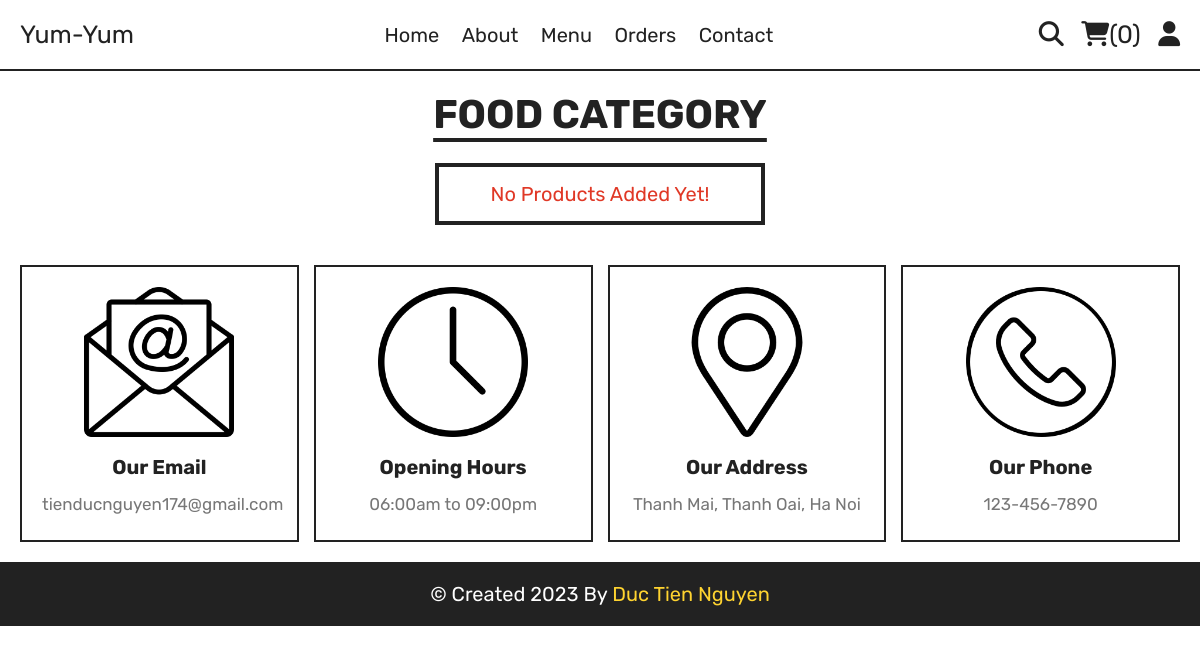
Before: /category.php?category=fast food with the older database file.
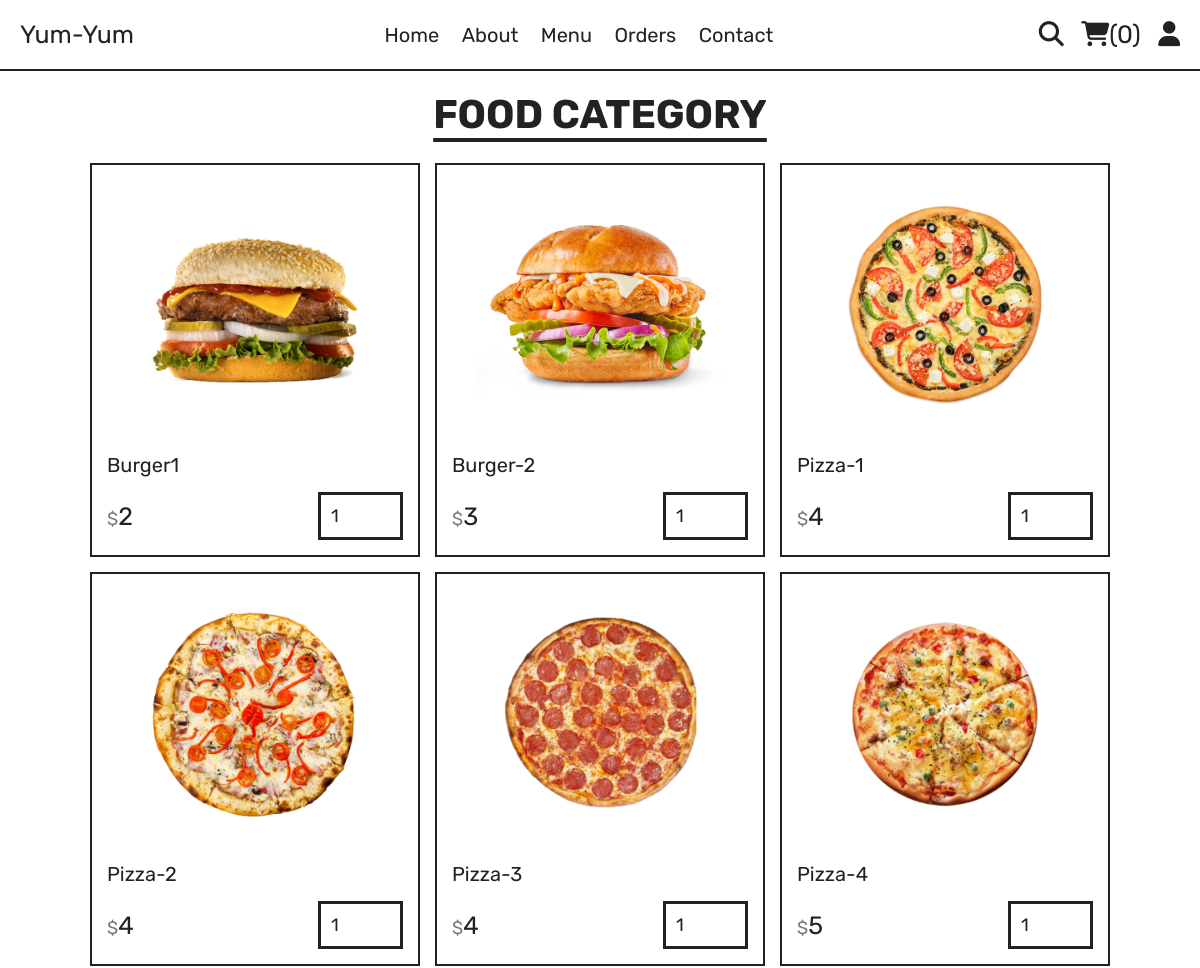
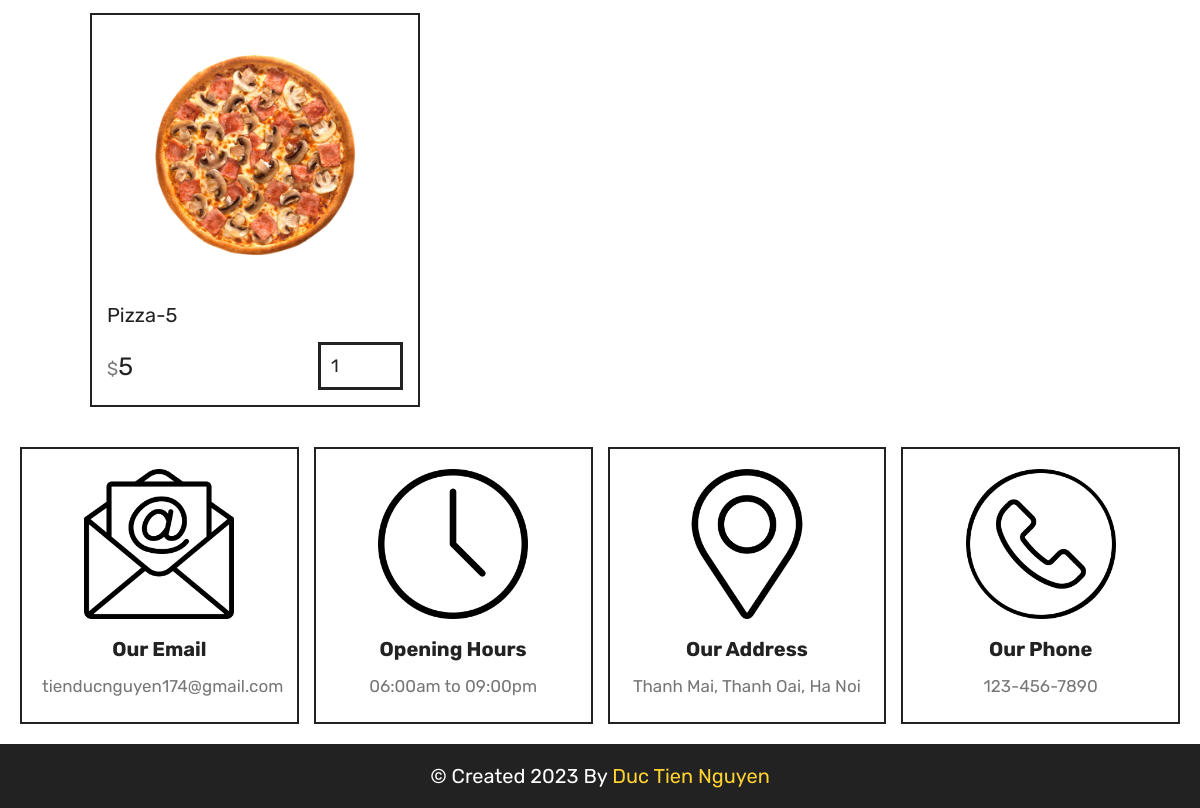
After: the same page with the newer database file (2 pictures, top to bottom).
### tables this page shows
CREATE TABLE `products` (
  `id` int(100) NOT NULL,
  `name` varchar(100) NOT NULL,
  `category` varchar(100) NOT NULL,
  `price` int(10) NOT NULL,
  `image` varchar(100) NOT NULL
);

### category.php (the view, shortened to what this page needs)
<?php
include 'components/connect.php';
?>
<!DOCTYPE html>
<html lang="en">
<head>
   <link rel="stylesheet" href="https://cdnjs.cloudflare.com/ajax/libs/font-awesome/6.1.1/css/all.min.css">
   <link rel="stylesheet" href="css/style.css">
</head>
<body>
<?php include 'components/user_header.php'; ?>
<section class="products">
   <h1 class="title">food category</h1>
   <div class="box-container">
      <?php
         $category = $_GET['category'];
         $select_products = $conn->prepare("SELECT * FROM `products` WHERE category = ?");
         $select_products->execute([$category]);
         if($select_products->rowCount() > 0){
            while($fetch_products = $select_products->fetch(PDO::FETCH_ASSOC)){
      ?>
      <form action="" method="post" class="box">
         <img src="uploaded_img/<?= $fetch_products['image']; ?>" alt="">
         <div class="name"><?= $fetch_products['name']; ?></div>
         <div class="flex">
            <div class="price"><span>$</span><?= $fetch_products['price']; ?></div>
            <input type="number" name="qty" class="qty" min="1" max="99" value="1" maxlength="2">
         </div>
      </form>
      <?php
            }
         }else{
            echo '<p class="empty">no products added yet!</p>';
         }
      ?>
   </div>
</section>
<?php include 'components/footer.php'; ?>
</body>
</html>

### components/user_header.php (shortened to what this page needs)
<header class="header">
    <section class="flex">
        <a href="home.php" class="logo">Yum-Yum</a>
        <nav class="navbar">
            <a href="home.php">home</a>
            <a href="about.php">about</a>
            <a href="menu.php">menu</a>
            <a href="orders.php">orders</a>
            <a href="contact.php">contact</a>
        </nav>
        <div class="icons">
            <?php
            $count_cart_items = $conn->prepare("SELECT * FROM `cart` WHERE user_id = ?");
            $count_cart_items->execute([$user_id]);
            $total_cart_items = $count_cart_items->rowCount();
            ?>
            <a href="search.php"><i class="fas fa-search"></i></a>
            <a href="cart.php"><i class="fas fa-shopping-cart"></i><span>(<?= $total_cart_items; ?>)</span></a>
            <div id="user-btn" class="fas fa-user"></div>
        </div>
    </section>
</header>

### components/footer.php (shortened to what this page needs)
<footer class="footer">
    <section class="grid">
        <div class="box">
            <img src="images/email-icon.png" alt="">
            <h3>our email</h3>
            <a href="mailto:tienducnguyen174@gmail.com">tienducnguyen174@gmail.com</a>
        </div>
        <div class="box">
            <img src="images/clock-icon.png" alt="">
            <h3>opening hours</h3>
            <p>06:00am to 09:00pm</p>
        </div>
        <div class="box">
            <img src="images/map-icon.png" alt="">
            <h3>our address</h3>
            <a href="#">Thanh Mai, Thanh Oai, Ha Noi</a>
        </div>
        <div class="box">
            <img src="images/phone-icon.png" alt="">
            <h3>our phone</h3>
            <a href="tel:1234567890">123-456-7890</a>
        </div>
    </section>
    <div class="credit">&copy;
        created <?= date('Y'); ?> by <span>duc tien nguyen</span>
    </div>
</footer>

### css/style.css (style rules this page uses)
:root { --yellow:#fed330; --red: #e03826; --white: #ffffff; --black: #222; --light-color: #777; --border: .2em solid var(--black); }
* { font-family: 'Rubik', sans-serif; margin:0; padding: 0; box-sizing: border-box; outline: none; border: none; text-decoration: none; }
html { font-size: 62.5%; overflow-x: hidden; scroll-behavior: smooth; stop-opacity: 7rem; }
section { margin: 0 auto; max-width: 1200px; padding: 2rem; }
.title { text-align: center; margin-bottom: 2.5rem; font-size: 4rem; color:var(--black); text-transform: uppercase; text-decoration: underline; text-underline-offset: 1rem; }
.header { position: sticky; top: 0; left: 0; right: 0; z-index: 1000; background-color: var(--white); border-bottom: var(--border); text-transform: capitalize; }
.header .flex { display: flex; align-items: center; justify-content: space-between; position: relative; }
.header .flex .logo { font-size: 2.5rem; color: var(--black); }
.header .flex .navbar a { margin:0 1rem; font-size: 2rem; color:var(--black); }
.header .flex .icons > * { font-size: 2.5rem; color:var(--black); margin-left: 1.5rem; cursor: pointer; }
.products .box-container { display: grid; grid-template-columns: repeat(auto-fit, 33rem); gap:1.5rem; align-items: flex-start; justify-content: center; }
.products .box-container .box { border: var(--border); padding: 1.5rem; position: relative; overflow: hidden; }
.products .box-container .box img { height: 25rem; width: 100%; object-fit: contain; margin-bottom: 1rem; }
.products .box-container .box .name { font-size: 2rem; color: var(--black); margin: 1rem 0; }
.products .box-container .box .flex { display: flex; align-items: center; gap: 1rem; margin-top: 1.5rem; }
.products .box-container .box .flex .price { margin-right: auto; font-size: 2.5rem; color: var(--black); }
.products .box-container .box .flex .price span { color: var(--light-color); font-size: 1.8rem; }
.products .box-container .box .flex .qty { padding: 1rem; border: var(--border); font-size: 1.8rem; color: var(--black); }
.footer .grid { display: grid; grid-template-columns: repeat(auto-fit, minmax(27rem, 1fr)); gap: 1.5rem; align-items: flex-start; }
.footer .grid .box { border:var(--border); padding: 2rem; text-align: center; }
.footer .grid .box img { height: 15rem; width: 100%; object-fit: contain; margin-bottom: .5rem; }
.footer .grid .box h3 { margin: 1rem 0; font-size: 2rem; color: var(--black); text-transform: capitalize; }
.footer .grid .box p, .footer .grid .box a { display: block; font-size: 1.7rem; color: var(--light-color); line-height: 1.8; }
.credit { padding: 2rem; text-align: center; background-color: var(--black); color: var(--white); font-size: 2rem; text-transform: capitalize; }
.credit span { color: var(--yellow); }
.empty { border:var(--border); padding:1.5rem; text-align: center; width: 100%; font-size: 2rem; text-transform: capitalize; color:var(--red); }

Changed rows visible on the page:
added products: image (picture), name "Burger1", price "2"
added products: image (picture), name "Burger-2", price "3"
added products: image (picture), name "Pizza-1", price "4"
added products: image (picture), name "Pizza-2", price "4"
added products: image (picture), name "Pizza-3", price "4"
added products: image (picture), name "Pizza-4", price "5"
added products: image (picture), name "Pizza-5", price "5"
Other visible differences:
text no longer shown: "No Products Added Yet!"
